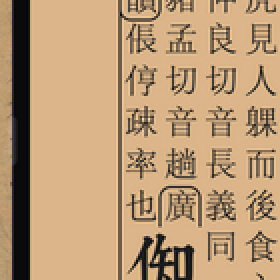
#> input picture docs/research/evidence/e709/browser-cell.png, 140 x 140 px, given in place of 0312.jpg, which was not available (shown 2 times larger)
$ python eval_column_seg.py ../../docs/research/evidence/e709/browser-cell.png
#> lines starting #> are read from the running program, lines starting #| are printed output that depends on the picture; after the words box and inside, x2 and y2 are one past the last pixel; in counts of white or black regions, pixels touching at a corner belong together
### tools/eval/kangxi_column_seg.py
#!/usr/bin/env python3
"""康熙字典扫描图分层列分割：大列（两小列单位）→ 小列。

版式先验（用户给定 + 像素实测，2026-11-14）：
  - **每页必有 8 大列 16 小列**；各页大列宽度大致相同、小列宽度大致相同。
  - 小列 ≈ 60px 宽、~24 字/列（字步进 ≈ 列距 ≈ 59px）；一条金标行 = 一个小列。
  - 字头大字 ≈ 2× 小列宽、内部无谷，横跨一个大列的两个小列位。
  - 本版无界行（只有外框线），列界靠列间隙的墨迹剖面谷值检测。

算法（先验约束网格）：
  1. x 剖面谷值检测 → 候选列界（只有「有证据」的线）。
  2. 拟合 17 条等距网格线（R−k·p, k=0..16 → 16 小列位）：2D 搜索
     (p, R)，代价 = 谷值到最近网格线距离 + 左右端对齐残差；pitch 搜索域
     多页运行时用全体页池化中位 ±3px（「各页宽度大致相同」先验）。
  3. 网格线吸附：±5px 内有谷值的线取谷值精位（detected），否则保持网格
     位置（grid）——变体区漏谷的小列由网格补出。
  4. 每小列位测纵向墨迹范围 y1/y2、容量 cap、字峰数 chars_est。

层次结构（阅读序，右→左）：
  majors[8]           大列：split=True（内部线 detected）/ False（大字列跨位）
    └ minors[2]       小列：x 范围 + y 墨迹 + cap + chars_est + bound 线证据

用法：
  python3 scripts/kangxi_column_seg.py 333            # JSON
  python3 tools/eval/kangxi_column_seg.py 316 --draw     # 标注图（红=大列界，蓝实=列内小列界·有谷值证据，
                                                      #   蓝虚=网格补位；紫标 chars/cap）
  python3 tools/eval/kangxi_column_seg.py 312-335 --count # 列数/pitch/证据率 vs 金标行数
"""
import argparse
import json
import sqlite3
import sys
from pathlib import Path

import numpy as np
from PIL import Image, ImageDraw

REPO = Path(__file__).resolve().parents[2]
sys.path.insert(0, str(Path(__file__).resolve().parents[1]))
import paths  # noqa: E402

MD = paths.OCR_CACHE_DIR
DB = REPO / "paddleocr-baseline/data/ocr/ocr.sqlite3"
IMGDIR = paths.RAW_KANGXI_PAGES

DARK_THR = 140          # 二值化阈值（刻本墨色 < 140）
SMOOTH_K = 11           # x 剖面平滑窗
VALLEY_MAX_SEP = 40     # 相邻谷最小间隔（小于此取最深者合并）
SNAP_TOL = 5.0          # 网格线吸附谷值的容差 px
N_SLOTS = 16            # 先验：每页 16 小列（17 条网格线）
PITCH_RANGE = (50.0, 70.0)
MIN_INK_ROWS = 12


def moving_avg(a, k):
    return np.convolve(a, np.ones(k) / k, mode="same")


def block_bbox_for(page: int):
    """VL 缓存 vertical_text 块 bbox；缺失回退 None。"""
    f = MD / f"{page:04d}.json"
    if not f.exists() or not DB.exists():
        return None
    try:
        sha = json.loads(f.read_text(encoding="utf-8"))["sha256"]
        row = sqlite3.connect(str(DB)).execute(
            "SELECT result_json FROM images WHERE sha256=?", (sha,)).fetchone()
        rj = json.loads(row[0])
        xs, ys = [], []
        for blk in rj["result"]["layoutParsingResults"][0]["prunedResult"]["parsing_res_list"]:
            if blk["block_label"] in ("vertical_text", "text"):
                x1, y1, x2, y2 = blk["block_bbox"]
                xs += [x1, x2]
                ys += [y1, y2]
        if xs:
            return min(xs), min(ys), max(xs), max(ys)
    except Exception:
        pass
    return None


# [77 lines left out: functions find_valleys, refine_valley, minor_y_extent, char_peaks, fit_grid, snap_lines, not called in this run]


def frame_candidates(dark, expected_w=960):
    """版框线检测 → 候选框列表（按配对宽度接近 expected_w 排序）。

    不能只取最外线：版心鱼尾栏（@323 在 x 1023–1117 之间）夹在外线与文本框
    右线之间；也不能只按宽度配对：@330 的 1026 线配对更近但真右线是 1041
    （差 15px 即令网格拟合崩塌）。故每个右半线簇都出一个候选框，交由
    segment() 的拟合证据仲裁。左线缺失（@312 裁切）回退 x0 = x1 − expected_w。"""
    H, W = dark.shape
    band = dark[int(H * 0.2):int(H * 0.8)]
    colr = band.mean(axis=0)
    xc = np.where(colr > 0.5)[0]
    rowr = dark[:, int(W * 0.2):int(W * 0.8)].mean(axis=1)
    yc = np.where(rowr > 0.5)[0]
    if len(xc) < 2 or len(yc) < 2:
        return []

    def clusters(idx):
        out = []
        for i in idx:
            if out and i - out[-1][-1] <= 3:
                out[-1].append(i)
            else:
                out.append([i])
        return [int(np.mean(c)) for c in out]

    xs, ys = clusters(xc), clusters(yc)
    y_t, y_b = ys[0], ys[-1]
    cands = []  # (cost, x_l, x_r)
    for x_r in xs:
        if x_r < expected_w * 0.5:
            continue
        lefts = [l for l in xs if l < x_r - expected_w * 0.6]
        if lefts:
            x_l = min(lefts, key=lambda l: abs(l - (x_r - expected_w)))
            cands.append((abs((x_r - x_l) - expected_w), x_l, x_r))
        else:
            cands.append((float("inf"), x_r - expected_w, x_r))  # 左线缺失
    cands.sort(key=lambda c: c[0])
    out = [(x_l, y_t, x_r, y_b) for _, x_l, x_r in cands]
    outer = (xs[0], y_t, xs[-1], y_b)  # 原始簇极值对（@330 的真右线 1041 恰是外线）
    if not any(c[0] == outer[0] and c[2] == outer[2] for c in out):
        out.append(outer)
    return out


# [24 lines left out: functions frame_bbox, choose_block, not called in this run]


def _fit_for_block(dark, bbox, pitch_range):
    """单候选块的剖面/谷值/网格拟合。失败返回 None。"""
    x0, y0, x1, y1 = bbox
    bx0, by0, bx1, by1 = x0 + 6, y0 + 6, x1 - 6, y1 - 6
    if bx1 - bx0 < N_SLOTS * pitch_range[0] * 0.8:  # 块太窄放不下 16 列
        return None
    blk = dark[by0:by1, bx0:bx1]
    if blk.size == 0 or min(blk.shape) < SMOOTH_K:
        # bbox 内缩/越界后过扁过窄或空切片（@5 等版式实测，np.convolve 曾抛 v cannot be empty）
        return None
    prof = moving_avg(blk.mean(axis=0), SMOOTH_K)
    prof[:SMOOTH_K] = prof[SMOOTH_K:2 * SMOOTH_K].mean()
    prof[-SMOOTH_K:] = prof[-2 * SMOOTH_K:-SMOOTH_K].mean()
    med = float(np.median(prof))
    vx = [refine_valley(blk.mean(axis=0), i) for i in find_valleys(prof, med)]
    on = np.where(prof > max(0.05, med * 0.35))[0]
    ink_lo, ink_hi = (int(on[0]), int(on[-1])) if len(on) > 10 else (0, blk.shape[1] - 1)
    fit = fit_grid(vx, ink_lo, ink_hi, 0, blk.shape[1] - 1, pitch_range)
    if fit is None:
        return None
    lines, pitch, R = fit
    lines, evidence = snap_lines(lines, vx)
    return dict(bbox=bbox, blk=blk, bx0=bx0, by0=by0, lines=lines, pitch=pitch,
                evidence=evidence, n_ev=sum(evidence))


def fishtail_x(dark, x_start):
    """版心魚尾检测：页面上部带内找「连续 ≥18 列、列墨迹 >0.45」的实心黑块。

    魚尾是版心的决定性特征（正文列/字头大字/框线的列墨迹都 ≤~0.2，框线窄于
    18px）。返回魚尾左缘 x 或 None。用于封顶版框候选的右线——版心栏
    （@323 x 1023–1117）夹在文本框右线与外线之间，谷值证据无法区分（魚尾
    边缘也产生锐利谷），只有魚尾实体是可靠判据。"""
    H = dark.shape[0]
    band = dark[int(H * 0.06):int(H * 0.40), int(x_start):]
    if band.shape[1] < 30:
        return None
    colr = band.mean(axis=0)
    run = 0
    for i, s in enumerate(colr > 0.45):
        run = run + 1 if s else 0
        if run >= 18:
            return int(x_start) + i - 17
    return None


def segment(page: int, img_path=None, dark_thr=DARK_THR, pitch_range=PITCH_RANGE):
    """返回 dict：block/pitch/lines/majors（右→左，major 含 minors 右→左）。

    块选择：VL vertical_text 块与版框配对块**各跑一次网格拟合，取谷值吸附
    证据多者**（平局信 VL——更紧）。宽度比例规则（如 VL<92%×框宽）不够判：
    @330 的坏 VL(898) 与修好的框(966) 只差 9px 就翻转，而两者的拟合证据
    差距悬殊（4/17 vs 13/17）。"""
    img_path = img_path or IMGDIR / f"{page:04d}.jpg"
    g = np.array(Image.open(img_path).convert("L"))
    dark_all = (g < dark_thr).astype(np.float32)
    expected_w = N_SLOTS * (pitch_range[0] + pitch_range[1]) / 2
    vl = block_bbox_for(page)
    # VL 宽度已达先验（±半列）→ VL 完整，直接采用。版框候选只为补救 VL 漏检
    # （@312/@330 漏掉字头大字区）而设；VL 完整时引入框反而危险——版心边缘
    # 也能产生锐利谷值证据，@323 曾以 13:11 的证据把网格右移到魚尾上。
    vl_complete = vl and abs((vl[2] - vl[0]) - expected_w) <= expected_w / N_SLOTS * 0.55
    cands = []
    if vl:
        cands.append(("vl", vl))
    if not vl_complete:
        fcs = frame_candidates(dark_all, int(expected_w))
        # 魚尾封顶：实心黑块右缘以内的框候选排除（版心栏右线不是文本框线）
        ft = fishtail_x(dark_all, int(dark_all.shape[1] * 0.55))
        if ft is not None:
            fcs = [c for c in fcs if c[2] <= ft + 10]
        cands += [("frame", fb) for fb in fcs[:4]]
    if not cands:
        H, W = dark_all.shape
        cands.append(("margin", (50, 60, W - 50, H - 60)))

    best = None  # (src, fit)：证据最高；严格大于才替换 → 平局保持先者（VL 优先）
    for src, bb in cands:
        f = _fit_for_block(dark_all, bb, pitch_range)
        if f and (best is None or f["n_ev"] > best[1]["n_ev"]):
            best = (src, f)
    if best is None:
        x0, y0, x1, y1 = cands[0][1]
        return dict(page=page, block=[int(x0), int(y0), int(x1), int(y1)],
                    error="no valleys detected")
    src, F = best
    bbox = F["bbox"]
    x0, y0, x1, y1 = bbox
    blk, bx0, by0 = F["blk"], F["bx0"], F["by0"]
    lines, pitch, evidence = F["lines"], F["pitch"], F["evidence"]

    # 小列位（右→左）：slot k 由 lines[k]（右界）与 lines[k+1]（左界）构成
    minors = []
    for k in range(N_SLOTS):
        L, Rr = lines[k + 1], lines[k]  # L < Rr（lines 升序）
        strip = blk[:, int(round(L)) + 1:int(round(Rr)) - 1]
        ext = minor_y_extent(strip) if strip.shape[1] >= 8 else None
        if ext:
            yy0, yy1 = ext
            cap = max(1, round((yy1 - yy0) / pitch) + 1)
            ce = char_peaks(strip, pitch)
            m = dict(x1=int(round(L) + bx0), x2=int(round(Rr) + bx0),
                     cx=int(round((L + Rr) / 2 + bx0)),
                     y1=int(yy0 + by0), y2=int(yy1 + by0), cap=cap, chars_est=ce)
        else:
            m = dict(x1=int(round(L) + bx0), x2=int(round(Rr) + bx0),
                     cx=int(round((L + Rr) / 2 + bx0)),
                     y1=None, y2=None, cap=0, chars_est=0)
        m["bound"] = "detected" if (evidence[k] and evidence[k + 1]) else "grid"
        minors.append(m)

    majors = []
    for j in range(N_SLOTS // 2):
        pair = minors[2 * j:2 * j + 2]
        majors.append(dict(
            kind="pair" if evidence[2 * j + 1] else "wide",
            x1=pair[1]["x1"], x2=pair[0]["x2"], minors=pair))

    return dict(page=page, block=[int(x0), int(y0), int(x1), int(y1)],
                block_src=src,
                pitch=round(pitch, 1), n_minors=N_SLOTS, n_majors=N_SLOTS // 2,
                lines_evidence=f"{sum(evidence)}/{len(lines)}",
                majors=majors)


# [157 lines left out: functions assign_lines, draw, gold_line_count, detect_page_pitch, main, not called in this run]


# [2 lines that do not run on import are left out]

### tools/eval/eval_column_seg.py
#!/usr/bin/env python3
"""列分割 × 初校金标 逐页验证：金标行→小列 单调分配（DP），按列残差评分。

用法：python3 scripts/eval_column_seg.py [-v]
评分口径（10 分制，2026-11-14 首轮结果见 docs/research/ 报告「列分割逐页验证」节）：
  金标行按阅读序单调分配到 16 小列（允许首/尾空列=金标未转写的字头/前部尾区，
  DP 最小化 Σ|chars_est − 段字数|）；
  正文列残差 ≤2 好 / ≤4 近 / >4 坏；wide 字头列（chars_est 设计上不可靠）≤6/≤8；
  未分配且有墨的列=「未覆盖」不按坏列扣分（每列 −0.25，cap 1）；
  扣分：覆盖列总偏差 >8% −2、>4% −1；坏列各 −0.5（cap 4）；近列各 −0.25（cap 2）。
"""
import sys
from pathlib import Path

REPO = Path(__file__).resolve().parents[2]
sys.path.insert(0, str(Path(__file__).resolve().parent))
from kangxi_column_seg import segment  # noqa: E402
from eval_ocr_fold import gj_bands, norm  # noqa: E402


# [41 lines left out: function assign_lines, not called in this run]


def validate(page: int):
    res = segment(page)
    if "error" in res:
        return None
    cols = [m for maj in res["majors"] for m in maj["minors"]]
    wide_cols = {2 * j for j in range(8) if res["majors"][j]["kind"] == "wide"}
    ests = [m["chars_est"] for m in cols]

    lines = [l for b in gj_bands(REPO / "kangxi-gold/annotations" / f"{page:04d}.gj")
             for l in b]
    lens = [len(norm(l)) for l in lines]
    ranges = assign_lines(lens, ests)

    total_gold = sum(lens)
    covered = [(j, rng) for j, rng in enumerate(ranges) if rng and rng[1] > rng[0]]
    covered_est = sum(ests[j] for j, _ in covered)
    uncovered = sum(1 for j, rng in enumerate(ranges)
                    if (not rng or rng[1] == rng[0]) and ests[j] > 4)
    dev = (covered_est - total_gold) / max(total_gold, 1)

    good = near = bad = 0
    details = []
    for j, rng in covered:
        g = sum(lens[rng[0]:rng[1]])
        r = ests[j] - g
        tol, tol2 = (6, 8) if j in wide_cols else (2, 4)
        if abs(r) <= tol:
            good += 1
        elif abs(r) <= tol2:
            near += 1
            details.append((j, r, g, lines[rng[0]][:10]))
        else:
            bad += 1
            details.append((j, r, g, lines[rng[0]][:10]))

    score = 10.0
    if abs(dev) > 0.08:
        score -= 2
    elif abs(dev) > 0.04:
        score -= 1
    score -= min(4.0, bad * 0.5)
    score -= min(2.0, near * 0.25)
    score -= min(1.0, uncovered * 0.25)

    return dict(page=page, gold_lines=len(lines), total_gold=total_gold,
                covered_est=covered_est, dev=round(dev * 100, 1),
                good=good, near=near, bad=bad, uncovered=uncovered,
                wide=sorted(wide_cols), evidence=res["lines_evidence"],
                pitch=res["pitch"], score=round(max(0, score), 2),
                details=details)


if __name__ == "__main__":
    verbose = "-v" in sys.argv
    pages = [p for p in range(312, 336) if p != 329]
    rows = [r for r in (validate(p) for p in pages) if r]
#> in segment, `g = np.array(Image.open(img_path).convert("L"))`:
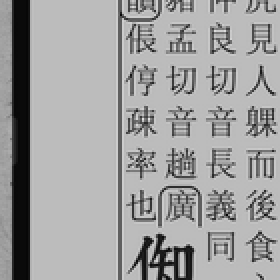
#> g: shape (140, 140) (shown 2 times larger); min 5, max 225, mean 160.1
#> in segment, `dark_all = (g < dark_thr).astype(np.float32)`:
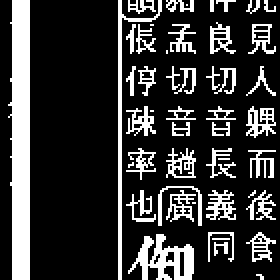
#> dark_all: shape (140, 140) float32 (shown 2 times larger); values 0 (black) and 1 (white), 21.2% white; 49 white regions (12 under 20 px), largest, box (x1, y1, x2, y2) and area: (4, 0, 15, 140) 1272, (64, 117, 97, 140) 380, (59, 0, 81, 140) 328
#> in frame_candidates, `band = dark[int(H * 0.2):int(H * 0.8)]`:
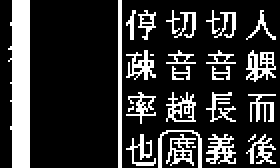
#> band: shape (84, 140) float32 (shown 2 times larger); values 0 (black) and 1 (white), 20.5% white; 29 white regions (5 under 20 px), largest, box (x1, y1, x2, y2) and area: (4, 0, 15, 84) 767, (59, 0, 61, 84) 168, (123, 25, 138, 41) 124
#> in frame_candidates, `colr = band.mean(axis=0)`: colr = 140 values, max 1 at index 6, min 0 at index 0, mean 0.205
#> in frame_candidates, `xc = np.where(colr > 0.5)[0]`: xc = [6, 7, 8, 9, 10, 11, 12, 13, 14, 59, 60, 66, 70, 106]
#> in frame_candidates, `rowr = dark[:, int(W * 0.2):int(W * 0.8)].mean(axis=1)`: rowr = 140 values, max 0.417 at index 55, min 0.0238 at index 27, mean 0.177
#> in frame_candidates, `yc = np.where(rowr > 0.5)[0]`: yc = empty array
#> in segment, `fcs = frame_candidates(dark_all, int(expected_w))`: fcs = []
#> in fishtail_x, `band = dark[int(H * 0.06):int(H * 0.40), int(x_start):]`: band: shape (48, 63) float32; values 0 (black) and 1 (white), 16.9% white in thin lines or dots
#> in fishtail_x, `colr = band.mean(axis=0)`: colr = 63 values, max 0.542 at index 29, min 0 at index 2, mean 0.169
#> the loop in fishtail_x, `for i, s in enumerate(colr > 0.45):` made 63 passes
#> (s, run) on passes 1 to 12: (False, 0), (False, 0), (False, 0), (False, 0), (False, 0), (False, 0), (False, 0), (False, 0), (False, 0), (False, 0), (False, 0), (False, 0)
#> in segment, `cands += [("frame", fb) for fb in fcs[:4]]`: cands = []
#> the loop in segment, `for src, bb in cands:` made 1 pass
#> (src, x0 in _fit_for_block, y0 in _fit_for_block, x1 in _fit_for_block, y1 in _fit_for_block, bx0 in _fit_for_block, by0 in _fit_for_block, bx1 in _fit_for_block) on pass 1: ('margin', 50, 60, 90, 80, 56, 66, 84)
#> in segment, `x0, y0, x1, y1 = cands[0][1]`: x0 = 50; y0 = 60; x1 = 90; y1 = 80
#> in validate, `res = segment(page)`: res = {'page': 312, 'block': [50, 60, 90, 80], 'error': 'no valleys detected'}
#> call 2 of segment, with page = 313, dark_thr = 140, pitch_range = (50, 70)
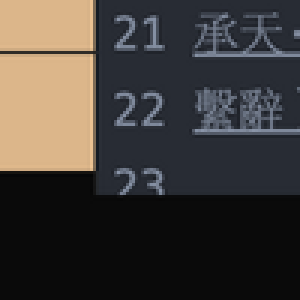
#> input picture docs/research/evidence/e710/browser-cell.png, 100 x 100 px, given in place of 0313.jpg, which was not available (shown 3 times larger)
#> in segment (call 2), `dark_all = (g < dark_thr).astype(np.float32)`:
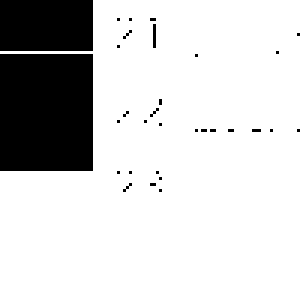
#> dark_all: shape (100, 100) float32 (shown 3 times larger); values 0 (black) and 1 (white), 82.1% white; 31 black regions (29 under 20 px), largest, box (x1, y1, x2, y2) and area: (0, 18, 31, 57) 1209, (0, 0, 31, 17) 527
#> call 2 of frame_candidates, with expected_w = 960
#> in frame_candidates (call 2), `band = dark[int(H * 0.2):int(H * 0.8)]`:
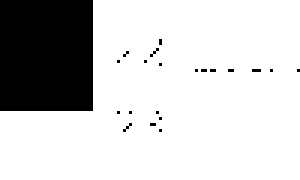
#> band: shape (60, 100) float32 (shown 3 times larger); values 0 (black) and 1 (white), 80.3% white; 21 black regions (20 under 20 px), largest, box (x1, y1, x2, y2) and area: (0, 0, 31, 37) 1147
#> in frame_candidates (call 2), `colr = band.mean(axis=0)`: colr = 100 values, max 1 at index 31, min 0.383 at index 0, mean 0.803
#> in frame_candidates (call 2), `xc = np.where(colr > 0.5)[0]`: xc = 69 values from 31 to 99
#> in frame_candidates (call 2), `rowr = dark[:, int(W * 0.2):int(W * 0.8)].mean(axis=1)`: rowr = 100 values, max 1 at index 17, min 0.7 at index 43, mean 0.89
#> in frame_candidates (call 2), `yc = np.where(rowr > 0.5)[0]`: yc = 100 values from 0 to 99
#> the loop in clusters, `for i in idx:` made 69 passes
#> after the loop in clusters, `for i in idx:`: out = 1 item
#> the loop in clusters (call 2), `for i in idx:` made 100 passes
#> in frame_candidates (call 2), `xs, ys = clusters(xc), clusters(yc)`: xs = [65]; ys = [49]
#> in frame_candidates (call 2), `y_t, y_b = ys[0], ys[-1]`: y_t = 49
#> the loop in frame_candidates (call 2), `for x_r in xs:` made 1 pass
#> after the loop in frame_candidates (call 2), `for x_r in xs:`: cands = []
#> in frame_candidates (call 2), `outer = (xs[0], y_t, xs[-1], y_b)`: outer = (65, 49, 65, 49)
#> in segment (call 2), `fcs = frame_candidates(dark_all, int(expected_w))`: fcs = [(65, 49, 65, 49)]
#> call 2 of fishtail_x, with x_start = 55
#> in fishtail_x (call 2), `band = dark[int(H * 0.06):int(H * 0.40), int(x_start):]`:
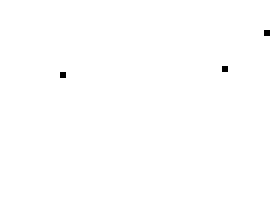
#> band: shape (34, 45) float32 (shown 6 times larger); values 0 (black) and 1 (white), 99.8% white; black in thin lines or dots, all inside (x1, y1, x2, y2) = (10, 5, 45, 13)
#> in fishtail_x (call 2), `colr = band.mean(axis=0)`: colr = 45 values, max 1 at index 0, min 0.971 at index 10, mean 0.998
#> the loop in fishtail_x (call 2), `for i, s in enumerate(colr > 0.45):` made 18 passes
#> in segment (call 2), `ft = fishtail_x(dark_all, int(dark_all.shape[1] * 0.55))`: ft = 55
#> in segment (call 2), `cands += [("frame", fb) for fb in fcs[:4]]`: cands = [('frame', (65, 49, 65, 49))]
#> the loop in segment (call 2), `for src, bb in cands:` made 1 pass
#> (src, x0 in _fit_for_block, y0 in _fit_for_block, x1 in _fit_for_block, y1 in _fit_for_block, bx0 in _fit_for_block, by0 in _fit_for_block, bx1 in _fit_for_block) on pass 1: ('frame', 65, 49, 65, 49, 71, 55, 59)
#> in segment (call 2), `x0, y0, x1, y1 = cands[0][1]`: x0 = 65; y0 = 49; x1 = 65; y1 = 49
#> (the run stopped early here; a loop or call above may not have finished)
